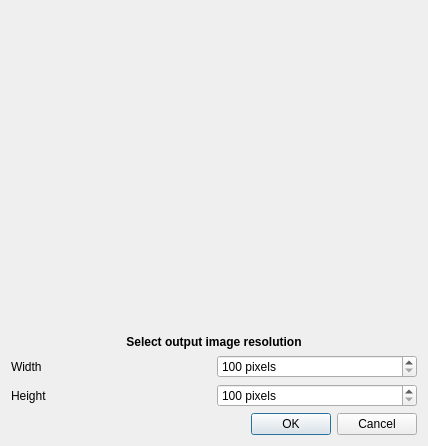
<?xml version="1.0" encoding="UTF-8"?>
<ui version="4.0">
 <class>ImageResolutionDialog</class>
 <widget class="QDialog" name="ImageResolutionDialog">
  <property name="geometry">
   <rect>
    <x>0</x>
    <y>0</y>
    <width>428</width>
    <height>446</height>
   </rect>
  </property>
  <property name="minimumSize">
   <size>
    <width>428</width>
    <height>446</height>
   </size>
  </property>
  <property name="maximumSize">
   <size>
    <width>428</width>
    <height>446</height>
   </size>
  </property>
  <property name="windowTitle">
   <string>Select Image Resolution</string>
  </property>
  <property name="windowIcon">
   <iconset resource="../../App/rsc/espina.qrc">
    <normaloff>:/espina/espina.svg</normaloff>:/espina/espina.svg</iconset>
  </property>
  <layout class="QVBoxLayout" name="verticalLayout" stretch="0,1,0,0,0">
   <item>
    <spacer name="verticalSpacer_2">
     <property name="orientation">
      <enum>Qt::Vertical</enum>
     </property>
     <property name="sizeHint" stdset="0">
      <size>
       <width>20</width>
       <height>40</height>
      </size>
     </property>
    </spacer>
   </item>
   <item>
    <layout class="QHBoxLayout" name="horizontalLayout_3" stretch="0,1,0">
     <item>
      <spacer name="horizontalSpacer">
       <property name="orientation">
        <enum>Qt::Horizontal</enum>
       </property>
       <property name="sizeHint" stdset="0">
        <size>
         <width>40</width>
         <height>20</height>
        </size>
       </property>
      </spacer>
     </item>
     <item>
      <widget class="QLabel" name="m_image_label">
       <property name="maximumSize">
        <size>
         <width>410</width>
         <height>300</height>
        </size>
       </property>
       <property name="text">
        <string/>
       </property>
      </widget>
     </item>
     <item>
      <spacer name="horizontalSpacer_2">
       <property name="orientation">
        <enum>Qt::Horizontal</enum>
       </property>
       <property name="sizeHint" stdset="0">
        <size>
         <width>40</width>
         <height>20</height>
        </size>
       </property>
      </spacer>
     </item>
    </layout>
   </item>
   <item>
    <spacer name="verticalSpacer">
     <property name="orientation">
      <enum>Qt::Vertical</enum>
     </property>
     <property name="sizeHint" stdset="0">
      <size>
       <width>20</width>
       <height>40</height>
      </size>
     </property>
    </spacer>
   </item>
   <item>
    <layout class="QVBoxLayout" name="verticalLayout_2">
     <item>
      <widget class="QLabel" name="title_label">
       <property name="font">
        <font>
         <weight>75</weight>
         <bold>true</bold>
        </font>
       </property>
       <property name="text">
        <string>Select output image resolution</string>
       </property>
       <property name="alignment">
        <set>Qt::AlignCenter</set>
       </property>
      </widget>
     </item>
     <item>
      <layout class="QHBoxLayout" name="horizontalLayout_2">
       <item>
        <widget class="QLabel" name="m_width_label">
         <property name="text">
          <string>Width</string>
         </property>
        </widget>
       </item>
       <item>
        <widget class="QSpinBox" name="m_width_spinBox">
         <property name="suffix">
          <string> pixels</string>
         </property>
         <property name="minimum">
          <number>100</number>
         </property>
         <property name="maximum">
          <number>999999999</number>
         </property>
        </widget>
       </item>
      </layout>
     </item>
     <item>
      <layout class="QHBoxLayout" name="horizontalLayout">
       <item>
        <widget class="QLabel" name="m_height_label">
         <property name="text">
          <string>Height</string>
         </property>
        </widget>
       </item>
       <item>
        <widget class="QSpinBox" name="m_height_spinBox">
         <property name="suffix">
          <string> pixels</string>
         </property>
         <property name="minimum">
          <number>100</number>
         </property>
         <property name="maximum">
          <number>999999999</number>
         </property>
        </widget>
       </item>
      </layout>
     </item>
    </layout>
   </item>
   <item>
    <widget class="QDialogButtonBox" name="m_buttonBox">
     <property name="orientation">
      <enum>Qt::Horizontal</enum>
     </property>
     <property name="standardButtons">
      <set>QDialogButtonBox::Cancel|QDialogButtonBox::Ok</set>
     </property>
    </widget>
   </item>
  </layout>
 </widget>
 <resources>
  <include location="../../App/rsc/espina.qrc"/>
 </resources>
 <connections>
  <connection>
   <sender>m_buttonBox</sender>
   <signal>accepted()</signal>
   <receiver>ImageResolutionDialog</receiver>
   <slot>accept()</slot>
   <hints>
    <hint type="sourcelabel">
     <x>248</x>
     <y>254</y>
    </hint>
    <hint type="destinationlabel">
     <x>157</x>
     <y>274</y>
    </hint>
   </hints>
  </connection>
  <connection>
   <sender>m_buttonBox</sender>
   <signal>rejected()</signal>
   <receiver>ImageResolutionDialog</receiver>
   <slot>reject()</slot>
   <hints>
    <hint type="sourcelabel">
     <x>316</x>
     <y>260</y>
    </hint>
    <hint type="destinationlabel">
     <x>286</x>
     <y>274</y>
    </hint>
   </hints>
  </connection>
 </connections>
</ui>
